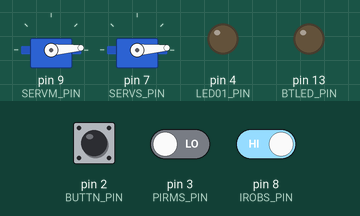
Recording of a sketch running on a simulated Arduino Uno, built with avr-gcc and run on an emulated ATmega328P. Shown: 2 × servo, output pins drawn as LEDs (lit = HIGH). Dashed ring = blinking. The inputs (shaded band) are chosen by the test bench; at power-on: pin 2 (BUTTN_PIN) LOW, pin 3 (PIRMS_PIN) LOW, pin 8 (IROBS_PIN) HIGH.

Above: at 3.2 s.
3.3 s: pin 2 (BUTTN_PIN) pulled HIGH for 0.15 s
At 3.8 s:
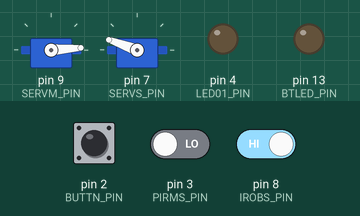
6.4 s: pin 3 (PIRMS_PIN) driven HIGH
At 7.0 s:
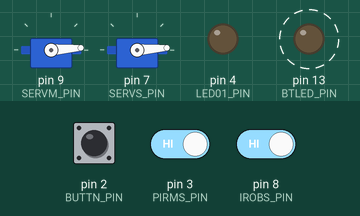
9.4 s: pin 3 (PIRMS_PIN) driven LOW
At 9.4 s:
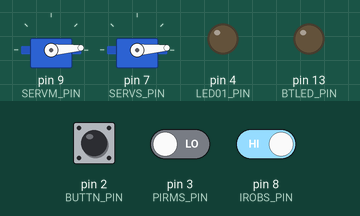
10.9 s: pin 8 (IROBS_PIN) driven LOW
At 11.1 s:
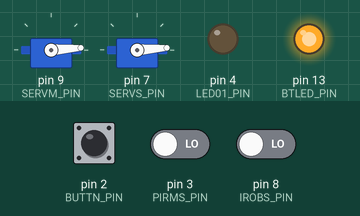
13.9 s: pin 2 (BUTTN_PIN) pulled HIGH for 3.2 s
At 16.0 s:
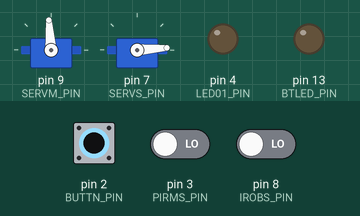
20.1 s: pin 2 (BUTTN_PIN) pulled HIGH for 1 s
At 21.1 s:
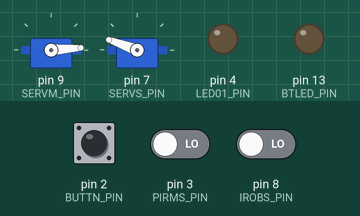
Timing chart, 0 to 24.1 s (numbered marks = the images above; inputs shaded):
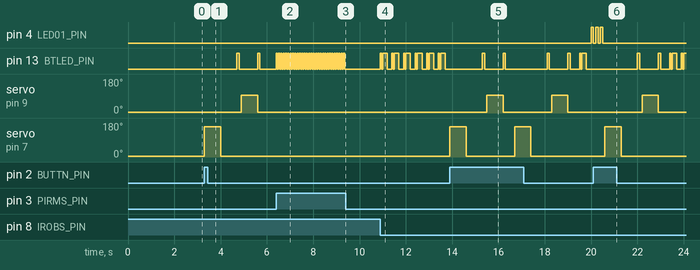

Measured:
- after the input at 3.3 s, pin 13 (BTLED_PIN): alternates HIGH for 0.10 s and LOW for 0.80 s, starting after 1.4 s; servo on pin 9 (SERVM_PIN): 4° → 94° after 1.6 s, → 4° 0.70 s later; servo on pin 7 (SERVS_PIN): 4° → 160° at once, → 4° 0.70 s later
- after the input at 6.4 s, pin 13 (BTLED_PIN): alternates HIGH for 0.05 s and LOW for 0.05 s, starting at once
- after the input at 9.4 s, pin 13 (BTLED_PIN): stops changing and stays LOW
- after the input at 10.9 s, pin 13 (BTLED_PIN): LOW → HIGH at once, then repeats every 0.50 s: LOW 0.05 s, HIGH 0.20 s, LOW 0.20 s, HIGH 0.05 s
- after the input at 13.9 s, pin 4 (LED01_PIN): LOW → HIGH after 6.1 s; servo on pin 9 (SERVM_PIN): alternates 94° for 0.70 s and 4° for 2.1 s, starting after 1.6 s; servo on pin 7 (SERVS_PIN): alternates 160° for 0.70 s and 4° for 2.1 s, starting at once
- after the input at 20.1 s, servo on pin 9 (SERVM_PIN): 4° → 94° after 2.1 s, → 4° 0.70 s later; servo on pin 7 (SERVS_PIN): 4° → 160° after 0.50 s, → 4° 0.70 s later

The sketch:

Kormobot.ino
```cpp
#include <Servo.h>

//#define DEBUG false

#define BTLED_PIN 13
#define LED01_PIN 4
#define SERVM_PIN 9
#define SERVS_PIN 7
#define IROBS_PIN 8
#define PIRMS_PIN 3
#define BUTTN_PIN 2

//CONSTANTS

// const unsigned long MILLIS_LED = 5000;
// const unsigned long MILLIS_LONG_NO_FEED = 20000;
// const unsigned long MILLIS_TOO_MUCH_NO_FEED = 40000;
// const unsigned long MOVEMENT_THRESHOLD = 5000;
// const unsigned long DECREASE_FOOD_THRESHOLD = 5000;

const unsigned long MILLIS_LED = 20000;
const unsigned long MILLIS_LONG_NO_FEED = 7200000; //2 hours
const unsigned long MILLIS_TOO_MUCH_NO_FEED = 43200000; //12 hrs
const unsigned long MOVEMENT_THRESHOLD = 10000;
const unsigned long DECREASE_FOOD_THRESHOLD = 40000;

const byte ANGLE_OPEN = 94;
const byte ANGLE_CLOSED = 4;
const byte ANGLE_FULL = 160;

const unsigned int SERIAL_SPEED = 9600;
const unsigned int OPEN_DELAY = 700;
const unsigned int MAX_FOOD = 2;
const unsigned int LOTS_OF_FOOD = 1;
const unsigned int A_BIT_OF_FOOD = 1;

Servo servoGate;
Servo servoMixer;

//VARIABLES

unsigned long lastMilliseconds = 0;
unsigned long lastLedIndicateMilliseconds = 0;
unsigned long lastFeed = 0;
unsigned long lastMovementDetected = 0;
unsigned long lastObstacleDetected = 0;
unsigned long lastFoodCounterDecreased = 0;
unsigned long lastMoveEnded = 0;

byte foodCounter = 1;

void setup()
{

#ifdef DEBUG
    Serial.begin(SERIAL_SPEED);
#endif

    pinMode(BTLED_PIN, OUTPUT);
    pinMode(LED01_PIN, OUTPUT);
    pinMode(IROBS_PIN, INPUT);
    pinMode(PIRMS_PIN, INPUT);
    pinMode(BUTTN_PIN, INPUT);
    servoGate.attach(SERVM_PIN);
    servoGate.write(ANGLE_CLOSED);

    servoMixer.attach(SERVS_PIN);
    servoMixer.write(ANGLE_CLOSED);

    delay(2000);

    servoGate.detach();
    servoMixer.detach();
}

void loop()
{
    IndicateFoodCount();

    if(IsManualFeedButtonDown())
    {
        ThrowSomeFood(A_BIT_OF_FOOD, true);
        return;
    }

    CheckIR();
    CheckMotion();

    if (IsMoveInProgress())
    {
        return;
    }

    FeedByTime();
}

void DecreaseFoodCounter()
{
    unsigned long currentMilliseconds = millis();
    if ((currentMilliseconds < lastFoodCounterDecreased) || (currentMilliseconds - lastFoodCounterDecreased >= DECREASE_FOOD_THRESHOLD))
    {
#ifdef DEBUG
        Serial.print("currentMilliseconds: ");
        Serial.println(currentMilliseconds);

        Serial.print("lastFoodCounterDecreased: ");
        Serial.println(lastFoodCounterDecreased);

        Serial.println("DecreaseFoodCounter!");
#endif
        BlinkLed(BTLED_PIN, 1, 50);
        BlinkLed(BTLED_PIN, 3, 200);
        BlinkLed(BTLED_PIN, 1, 50);

        if (foodCounter > 0)
        {
            foodCounter--;
        }

        lastFoodCounterDecreased = currentMilliseconds;
    }
}

void FeedByTime()
{
    unsigned long currentMilliseconds = millis();
    if (((currentMilliseconds < lastFeed) || (currentMilliseconds - lastFeed >= MILLIS_LONG_NO_FEED))
        && foodCounter < MAX_FOOD)
    {
#ifdef DEBUG
        Serial.println("FeedByTime!");
#endif
        ThrowSomeFood(LOTS_OF_FOOD, false);
    }
    else if ((currentMilliseconds - lastFeed >= MILLIS_TOO_MUCH_NO_FEED) && foodCounter > MAX_FOOD)
    {
        foodCounter -= 2;
    }
}

void IndicateFoodCount()
{
    unsigned long currentMilliseconds = millis();
    if ((currentMilliseconds < lastLedIndicateMilliseconds) || (currentMilliseconds - lastLedIndicateMilliseconds >= MILLIS_LED))
    {
        lastLedIndicateMilliseconds = currentMilliseconds;
        if (foodCounter >= MAX_FOOD)
        {
            digitalWrite(LED01_PIN, HIGH);
        }
        else if (foodCounter >= (MAX_FOOD / 2))
        {
            BlinkLed(LED01_PIN, 3, 100);
        }
        else if ((foodCounter > LOTS_OF_FOOD) && (foodCounter < (MAX_FOOD / 2)))
        {
            BlinkLed(LED01_PIN, 1, 100);
        }
        else
        {
            digitalWrite(LED01_PIN, LOW);
        }

#ifdef DEBUG
         Serial.println(foodCounter);
#endif

    }
}

bool IsManualFeedButtonDown()
{
    return (digitalRead(BUTTN_PIN) == HIGH);
}

bool IsMoveInProgress()
{
    unsigned long currentMilliseconds = millis();
    return (((currentMilliseconds - lastMovementDetected) < MOVEMENT_THRESHOLD)
            || ((currentMilliseconds - lastObstacleDetected) < MOVEMENT_THRESHOLD));
}

void SetMovementDetected()
{
    lastMovementDetected = millis();
}

void CheckIR()
{
    int val = digitalRead(IROBS_PIN);
    if (val == LOW)
    {
        DecreaseFoodCounter();
        BlinkLed(BTLED_PIN, 1, 50);
        BlinkLed(BTLED_PIN, 1, 200);

#ifdef DEBUG
        Serial.println("Obstacle detected");
#endif

        SetMovementDetected();
        lastObstacleDetected = millis();
    }
}

void CheckMotion()
{
    int val = digitalRead(PIRMS_PIN);
    if (val != LOW)
    {
        BlinkLed(BTLED_PIN, 3, 50);

#ifdef DEBUG
        Serial.println("Motion detected");
#endif

        SetMovementDetected();
    }
}

void ThrowSomeFood(int times, bool manual)
{
    if (times <= 0)
        return;

    servoMixer.attach(SERVS_PIN);
    servoGate.attach(SERVM_PIN);

    while (times > 0)
    {
        servoMixer.write(ANGLE_FULL);
        delay(OPEN_DELAY);
        servoMixer.write(ANGLE_CLOSED);
        delay(OPEN_DELAY);


        BlinkLed(BTLED_PIN, 1, 100);
        servoGate.write(ANGLE_OPEN);
        delay(OPEN_DELAY);

        servoGate.write(ANGLE_CLOSED);
        BlinkLed(BTLED_PIN, 1, 100);
        delay(300);

        times--;

        if(!manual)
        {
            foodCounter++;
        }

    }

    servoMixer.detach();
    servoGate.detach();
    lastFeed = millis();

}

void BlinkLed(byte pin, int times, int delayMs)
{
    for(int i = 0; i < times; i++)
    {
        digitalWrite(pin, HIGH);
        delay(delayMs);
        digitalWrite(pin, LOW);
        delay(delayMs);
    }
}
```
